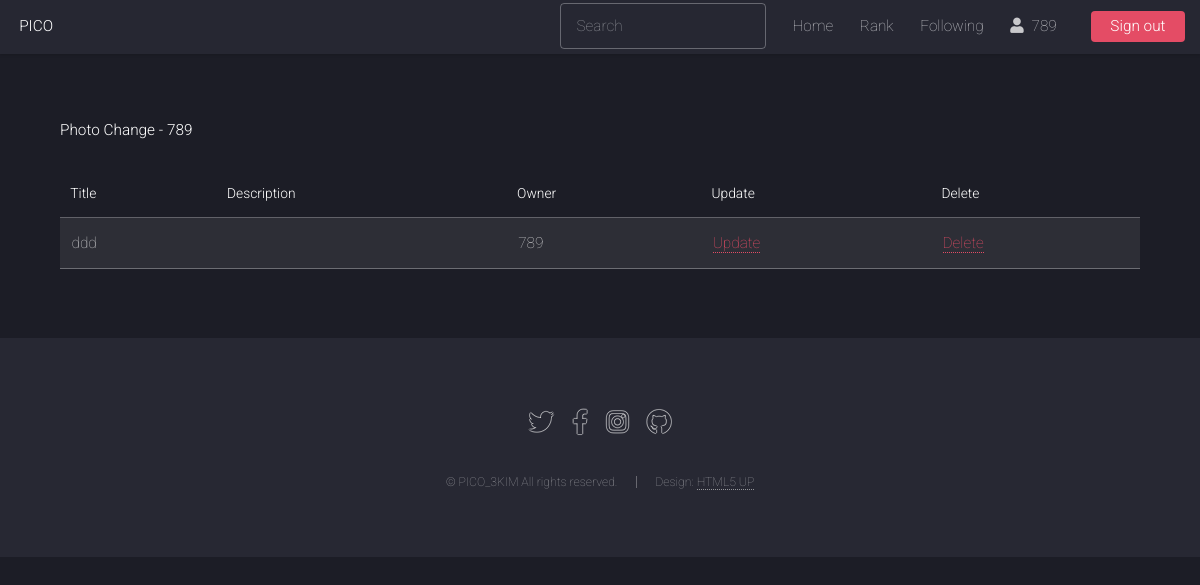
/explore/change/ (signed in), run on an earlier commit of the app's database.
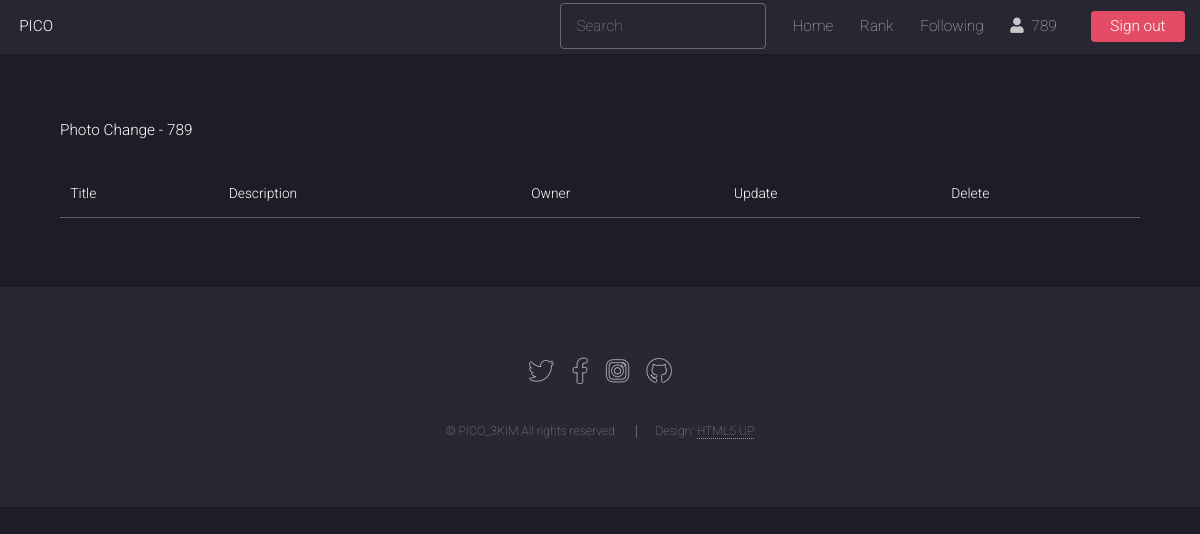
And on a later commit of the database.
### photo/models.py (models this page shows, shortened)
class Photo(models.Model):
    title = models.CharField('TITLE', max_length=30)
    description = models.TextField('Photo Description', blank=True)
    tags = TaggableManager(blank=True)
    PICOIN = models.PositiveIntegerField(default=0, verbose_name='PICOIN')
    image = models.ImageField('IMAGE', upload_to='SorlPhoto/%Y')
    upload_dt = models.DateTimeField('Upload Date', auto_now_add=True)
    owner = models.ForeignKey(User, on_delete=models.CASCADE, verbose_name='OWNER', blank=True, null=True)

### photo/views.py (the view)
# urls.py: path('change/', views.PhotoChangeLV.as_view(), name='photo_change'),
class PhotoChangeLV(LoginRequiredMixin, ListView):
    model = Photo
    template_name = 'photo/photo_change_list.html'
    def get_queryset(self):
        return Photo.objects.filter(owner=self.request.user)

### photo/templates/photo/photo_change_list.html (shortened to what this page needs)
{% extends "base.html" %}
{% load widget_tweaks %}
{% block content %}
<h1>Photo Change - {{ user }}</h1>
<br>
<table class="table table-bordered table-condensed table-striped">
    <thead>
        <tr class="table-primary">
            <th>Title</th>
            <th>Description</th>
            <th>Owner</th>
            <th>Update</th>
            <th>Delete</th>
        </tr>
    </thead>
    <tbody>
        {% for item in object_list %}
        <tr class="table-secondary">
            <td>{{ item.title }}</td>
            <td>{{ item.description }}</td>
            <td>{{ item.owner }}</td>
            <td><a href="{% url 'photo:photo_update' item.id %}">Update</a></td>
            <td><a href="{% url 'photo:photo_delete' item.id %}">Delete</a></td>
        </tr>
        {% endfor %}
    </tbody>
</table>
{% endblock %}

What changed in the data, as far as the page shows it:
removed Photo: title "ddd", owner "789"
